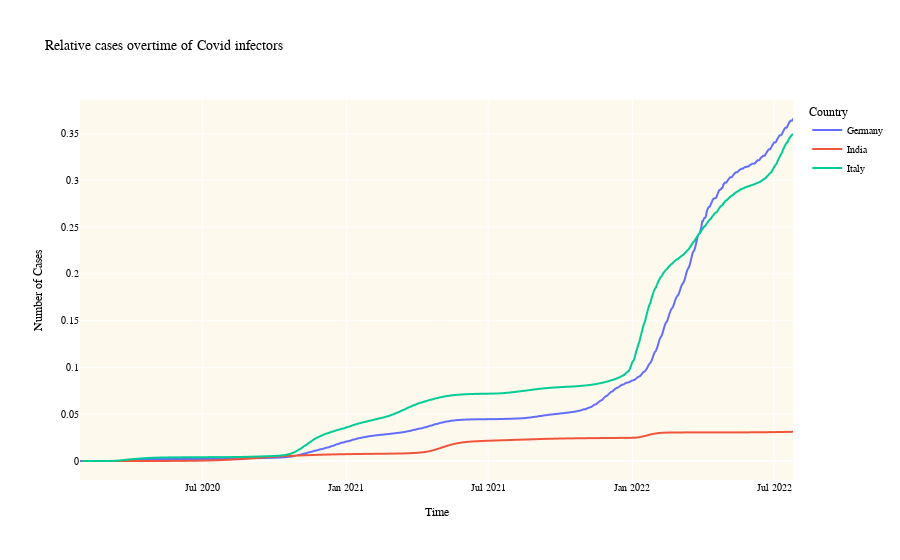

The code cell stored with this chart in its notebook:
### Code cell
df_my_list['total_normal_cases']=df_my_list['total_cases']/df_my_list['population']
fig=px.line(df_my_list, x="date", y="total_normal_cases", color = "location", title="Covid Cases")
fig.update_layout(
    title="Relative cases overtime of Covid infectors",
    xaxis_title="Time",
    yaxis_title="Number of Cases",
    legend_title="Country",
    plot_bgcolor="#fdf9ed",
    font=dict(
        family="verdana",
        size=10,
        color="black"
    )
)
# fig.write_image("Covid_Cases.png")
fig.show()

### Figure 1 — Plotly figure (JSON) as saved in the notebook; plotly's stock layout.template omitted (floating-point values rounded to 4 significant figures; data arrays with more than 128 entries replaced by an {"elided": "..."} marker saying what was removed)
{"data": [{"hovertemplate": "location=Germany<br>date=%{x}<br>total_normal_cases=%{y}<extra></extra>", "legendgroup": "Germany", "line": {"color": "#636efa", "dash": "solid"}, "marker": {"symbol": "circle"}, "mode": "lines", "name": "Germany", "showlegend": true, "type": "scattergl", "x": {"elided": "911 str values"}, "xaxis": "x", "y": {"elided": "911 float values"}, "yaxis": "y"}, {"hovertemplate": "location=India<br>date=%{x}<br>total_normal_cases=%{y}<extra></extra>", "legendgroup": "India", "line": {"color": "#EF553B", "dash": "solid"}, "marker": {"symbol": "circle"}, "mode": "lines", "name": "India", "showlegend": true, "type": "scattergl", "x": {"elided": "908 str values"}, "xaxis": "x", "y": {"elided": "908 float values"}, "yaxis": "y"}, {"hovertemplate": "location=Italy<br>date=%{x}<br>total_normal_cases=%{y}<extra></extra>", "legendgroup": "Italy", "line": {"color": "#00cc96", "dash": "solid"}, "marker": {"symbol": "circle"}, "mode": "lines", "name": "Italy", "showlegend": true, "type": "scattergl", "x": {"elided": "907 str values"}, "xaxis": "x", "y": {"elided": "907 float values"}, "yaxis": "y"}], "layout": {"font": {"color": "black", "family": "verdana", "size": 10}, "legend": {"title": {"text": "Country"}, "tracegroupgap": 0}, "plot_bgcolor": "#fdf9ed", "title": {"text": "Relative cases overtime of Covid infectors"}, "xaxis": {"anchor": "y", "domain": [0, 1], "title": {"text": "Time"}}, "yaxis": {"anchor": "x", "domain": [0, 1], "title": {"text": "Number of Cases"}}}}
